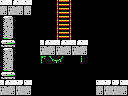

This game map was drawn from its Tiled (.tmx) file and the tilesets committed beside it. A one-line description and the full map source follow:
An orthogonal 16x12 tile map with 8x8 px tiles, 1 tile layer (Tile Layer 1) and 7 objects (2x breakable-left, 2x door-left, item, big-item, 4x4-item).

<map version="1.0" orientation="orthogonal" renderorder="right-down" width="16" height="12" tilewidth="8" tileheight="8" nextobjectid="8"> <properties>  <property name="down" value="hole" />  <property name="up" value="stairs" /> </properties> <tileset firstgid="1" name="tiles" tilewidth="8" tileheight="8" tilecount="256" columns="16">  <image source="tiles.png" width="128" height="128" /> </tileset> <layer name="Tile Layer 1" width="16" height="12">  <data encoding="csv">156,151,156,156,1,1,1,249,168,1,1,1,1,1,1,1,152,153,152,152,1,1,1,249,168,1,1,1,1,1,1,1,196,197,1,1,1,1,1,249,168,1,1,1,1,1,1,1,212,213,1,1,1,1,1,249,168,1,1,1,1,1,1,1,228,229,1,1,1,1,1,249,168,1,1,1,1,1,1,1,244,245,1,1,1,151,156,151,156,151,156,1,1,1,1,1,196,197,1,1,1,153,152,153,152,153,152,1,1,1,1,1,212,213,1,1,1,103,97,98,1,1,104,1,1,1,1,1,228,229,1,1,1,1,1,1,1,1,1,1,1,1,1,1,244,245,1,1,1,1,1,1,1,1,1,1,1,1,1,1,151,156,247,156,1,1,1,1,1,1,1,1,156,247,247,156,153,152,153,152,1,1,1,1,1,1,1,1,152,153,153,152</data> </layer> <objectgroup name="objects">  <object id="1" type="item" x="16" y="64" width="16" height="16" />  <object id="2" type="big-item" x="96" y="56" width="32" height="24" />  <object id="3" type="breakable-left" x="0" y="16" width="16" height="32" />  <object id="4" type="breakable-left" x="0" y="48" width="16" height="32" />  <object id="5" type="door-left" x="0" y="16" width="16" height="24" />  <object id="6" type="door-left" x="0" y="48" width="16" height="24" />  <object id="7" type="4x4-item" x="96" y="48" width="32" height="32" /> </objectgroup></map>
